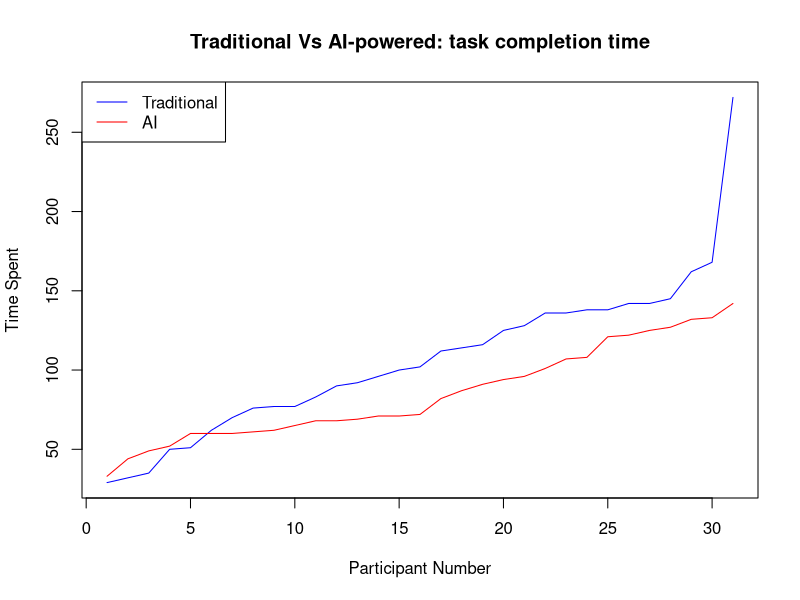

Source code (R):
n <- c(1, 2, 3, 4, 5, 6, 7, 8, 9, 10, 11, 12, 13, 14, 15, 16, 17, 18, 19, 20, 21, 22, 23, 24, 25, 26, 27, 28, 29, 30, 31)
trad <- c(116, 76, 51, 128, 142, 168, 114, 138, 100, 136, 145, 62, 77, 90, 142, 272, 50, 102, 83, 29, 112, 32, 35, 125, 162, 138, 96, 136, 92, 77, 70)
ai <- c(49, 107, 82, 142, 62, 96, 65, 44, 60, 52, 61, 132, 91, 60, 133, 60, 72, 33, 87, 101, 127, 108, 121, 69, 68, 125, 71, 122, 71, 94, 68)
plot(y=sort(trad),type="l", x=n, col="blue", xlab="Participant Number", ylab="Time Spent", main="Traditional Vs AI-powered: task completion time")
lines(x=n, y=sort(ai), col="red")
legend("topleft", legend = c("Traditional", "AI"), col = c("blue", "red"), lty=1)
